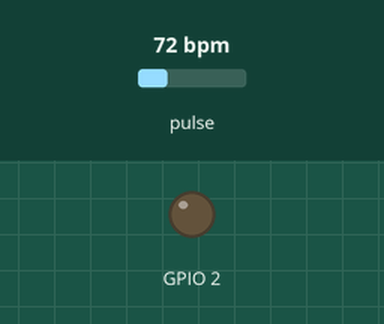
Simulated run of this sketch. Board: ESP32. On the bench: output pins drawn as LEDs (lit = HIGH). Dashed ring = blinking. The inputs (shaded band) are chosen by the test bench; at power-on: pulse 72 bpm (analog values on the 0–4095 scale). What the sketch prints to the serial monitor is not drawn.

Above: at 0.0 s.
At 2.2 s:
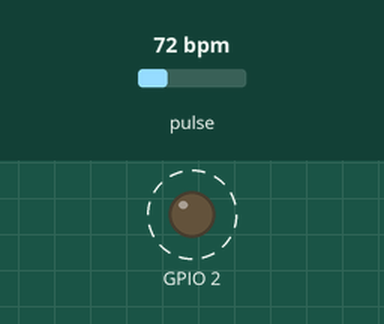
2.3 s: pulse set to 42 bpm
4.7 s: pulse set to 100 bpm
At 5.42 s:
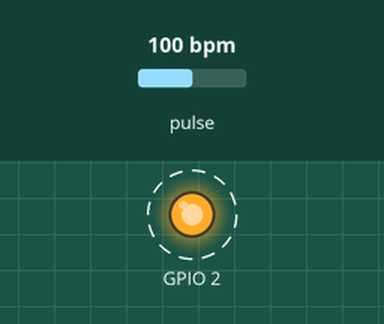
Timing chart, 0 to 13.7 s (numbered marks = the images above; inputs shaded):
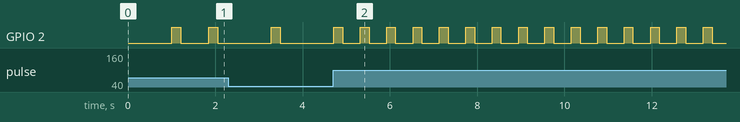

Measured:
- after the input at 4.7 s, GPIO 2: alternates HIGH for 0.20 s and LOW for 0.40 s, starting after 0.62 s

The sketch:

ESP32_Heart_Pulse_Rate_BPM.ino
```cpp
/*
 * ESP32 Heart Rate Monitor (Stripped & Optimized)
 *
 * This sketch reads the DFRobot/PulseSensor PPG Heart Rate Sensor
 * on ESP32 Pin 36. It calculates the BPM and outputs it to the
 * Serial Monitor. All unnecessary Wi-Fi and WebServer code has been removed.
 */

#include <PulseSensorPlayground.h>

// --- Configuration Variables ---
const int PULSE_INPUT = 36;  // Analog input pin (ESP32 GPIO 36 / VP)
const int PULSE_BLINK = 2;   // On-board LED pin for ESP32 (usually GPIO 2)
const int THRESHOLD = 550;   // Threshold to detect a beat.
                             // With 10-bit resolution, the idle signal is ~512,
                             // so 550 is a great starting point to filter noise.

// Create an instance of the PulseSensorPlayground object
PulseSensorPlayground pulseSensor;

void setup() {
  // Start Serial Monitor at 115200 baud
  Serial.begin(115200);

  // Give the Serial monitor a brief moment to catch up after resetting
  delay(1000);
  Serial.println("Starting Heart Rate Sensor...");

  // CRITICAL FOR ESP32 STABILITY:
  // The ESP32 defaults to 12-bit ADC (values from 0-4095).
  // The PulseSensor library's math and your threshold of 550 are designed
  // for a 10-bit ADC (values from 0-1023).
  // We force the ESP32 to 10-bit resolution here so it reads correctly.
  analogReadResolution(10);

  // --- Configure the PulseSensor Object ---
  pulseSensor.analogInput(PULSE_INPUT);
  pulseSensor.blinkOnPulse(PULSE_BLINK);  // Automatically blink the built-in LED on heartbeat
  pulseSensor.setThreshold(THRESHOLD);    // Set the threshold for beat detection

  // Initialize the sensor and check if it was successful
  if (pulseSensor.begin()) {
    Serial.println("PulseSensor Object successfully created and started!");
    Serial.println("Place your finger on the sensor...");
  } else {
    Serial.println("Failed to start PulseSensor. Check your wiring.");
  }
}

void loop() {
  // pulseSensor.sawStartOfBeat() constantly checks the analog pin.
  // It returns "true" the exact moment a beat is detected.
  if (pulseSensor.sawStartOfBeat()) {

    // Get the current calculated Beats Per Minute
    int myBPM = pulseSensor.getBeatsPerMinute();

    // Print the results to the Serial Monitor
    Serial.println("♥ A HeartBeat Happened ! ");
    Serial.print("BPM: ");
    Serial.println(myBPM);
  }

  // A small delay is best practice. It prevents the loop from running
  // unnecessarily fast and helps stabilize the timing of the library.
  delay(20);
}


// /*!
//  * @file  heartrateAnalogMode.h
//  * @brief  This is written for the heart rate sensor the company library. Mainly used for real
//  * @n  time measurement of blood oxygen saturation, based on measured values calculate heart rate values.
//  * @copyright  Copyright (c) 2010 DFRobot Co.Ltd (http://www.dfrobot.com)
//  * @license  The MIT License (MIT)
//  * @author  [linfeng](Musk.lin@dfrobot.com)
//  * @maintainer  [qsjhyy](yihuan.huang@dfrobot.com)
//  * @version  V1.0
//  * @date  2022-04-26
//  * @url  https://github.com/DFRobot/DFRobot_Heartrate
//  */
// #include "DFRobot_Heartrate.h"
// #define heartratePin 36

// // DFRobot_Heartrate heartrate(DIGITAL_MODE);   // ANALOG_MODE or DIGITAL_MODE
// DFRobot_Heartrate heartrate(ANALOG_MODE);   // ANALOG_MODE or DIGITAL_MODE

// void setup() {
//   Serial.begin(115200);
// }

// void loop() {
//   uint8_t rateValue;
//   heartrate.getValue(heartratePin);   // A1 foot sampled values
//   rateValue = heartrate.getRate();   // Get heart rate value
//   if(rateValue)  {
//     Serial.println(rateValue);
//   }
//   delay(20);
// }


// /*
//  * ESP32 DFRobot Heart Rate Monitor
//  *
//  * Uses the official DFRobot algorithm to filter out noise
//  * and wait for a stable pulse before displaying the BPM.
//  */

// #include "DFRobot_Heartrate.h"

// // --- Configuration Variables ---
// const int heartratePin = 36; // ESP32 Analog Pin (VP)

// // Initialize the DFRobot Heartrate object in ANALOG_MODE
// DFRobot_Heartrate heartrate(ANALOG_MODE);

// void setup() {
//   Serial.begin(115200);
//   delay(1000); // Let Serial monitor catch up

//   Serial.println("DFRobot Heart Rate Sensor Initialized.");
//   Serial.println("Place your finger gently on the sensor and STAY STILL...");
// }

// void loop() {
//   uint8_t rateValue;

//   // 1. Sample the analog pin
//   heartrate.getValue(heartratePin);

//   // 2. Ask the library to calculate the heart rate
//   rateValue = heartrate.getRate();

//   // 3. The library returns 0 if the data is noisy or stabilizing.
//   //    It only returns a number > 0 when it has a confident heartbeat lock.
//   if(rateValue > 0)  {
//     Serial.print("♥ Stable Heart Rate: ");
//     Serial.print(rateValue);
//     Serial.println(" BPM");
//   }

//   // Delay 20ms to allow the library to sample at 50Hz (Standard for this sensor)
//   delay(20);
// }
```
